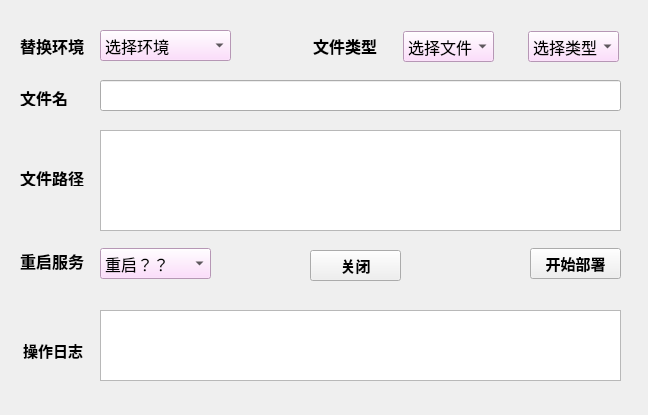
<?xml version="1.0" encoding="UTF-8"?>
<ui version="4.0">
 <class>Form</class>
 <widget class="QWidget" name="Form">
  <property name="geometry">
   <rect>
    <x>0</x>
    <y>0</y>
    <width>648</width>
    <height>415</height>
   </rect>
  </property>
  <property name="windowTitle">
   <string>Form</string>
  </property>
  <property name="windowIcon">
   <iconset>
    <normaloff>../22.jpg</normaloff>../22.jpg</iconset>
  </property>
  <property name="styleSheet">
   <string notr="true"/>
  </property>
  <widget class="QLabel" name="label_5">
   <property name="geometry">
    <rect>
     <x>20</x>
     <y>250</y>
     <width>81</width>
     <height>21</height>
    </rect>
   </property>
   <property name="font">
    <font>
     <pointsize>12</pointsize>
     <weight>75</weight>
     <bold>true</bold>
    </font>
   </property>
   <property name="text">
    <string>重启服务</string>
   </property>
  </widget>
  <widget class="QLineEdit" name="filename">
   <property name="geometry">
    <rect>
     <x>100</x>
     <y>80</y>
     <width>521</width>
     <height>31</height>
    </rect>
   </property>
  </widget>
  <widget class="QComboBox" name="filenumber">
   <property name="geometry">
    <rect>
     <x>403</x>
     <y>31</y>
     <width>91</width>
     <height>31</height>
    </rect>
   </property>
   <property name="font">
    <font>
     <pointsize>12</pointsize>
    </font>
   </property>
   <property name="styleSheet">
    <string notr="true">background-color: rgb(255, 212, 253);
selection-background-color: rgb(90, 112, 255);</string>
   </property>
   <item>
    <property name="text">
     <string>选择文件</string>
    </property>
   </item>
   <item>
    <property name="text">
     <string>单个文件</string>
    </property>
   </item>
   <item>
    <property name="text">
     <string>web.zip</string>
    </property>
   </item>
  </widget>
  <widget class="QLabel" name="label_2">
   <property name="geometry">
    <rect>
     <x>313</x>
     <y>35</y>
     <width>71</width>
     <height>21</height>
    </rect>
   </property>
   <property name="font">
    <font>
     <pointsize>12</pointsize>
     <weight>75</weight>
     <bold>true</bold>
    </font>
   </property>
   <property name="text">
    <string>文件类型</string>
   </property>
  </widget>
  <widget class="QLabel" name="label_3">
   <property name="geometry">
    <rect>
     <x>20</x>
     <y>90</y>
     <width>48</width>
     <height>16</height>
    </rect>
   </property>
   <property name="font">
    <font>
     <pointsize>12</pointsize>
     <weight>75</weight>
     <bold>true</bold>
    </font>
   </property>
   <property name="text">
    <string>文件名</string>
   </property>
  </widget>
  <widget class="QComboBox" name="restart">
   <property name="geometry">
    <rect>
     <x>100</x>
     <y>248</y>
     <width>111</width>
     <height>31</height>
    </rect>
   </property>
   <property name="font">
    <font>
     <family>Arial</family>
     <pointsize>12</pointsize>
    </font>
   </property>
   <property name="styleSheet">
    <string notr="true">background-color: rgb(255, 212, 253);
selection-background-color: rgb(90, 112, 255);</string>
   </property>
   <item>
    <property name="text">
     <string>重启？？</string>
    </property>
   </item>
   <item>
    <property name="text">
     <string>是</string>
    </property>
   </item>
   <item>
    <property name="text">
     <string>否</string>
    </property>
   </item>
  </widget>
  <widget class="QLabel" name="label">
   <property name="geometry">
    <rect>
     <x>20</x>
     <y>35</y>
     <width>81</width>
     <height>21</height>
    </rect>
   </property>
   <property name="font">
    <font>
     <pointsize>12</pointsize>
     <weight>75</weight>
     <bold>true</bold>
    </font>
   </property>
   <property name="text">
    <string>替换环境</string>
   </property>
  </widget>
  <widget class="QComboBox" name="filetype">
   <property name="geometry">
    <rect>
     <x>528</x>
     <y>31</y>
     <width>91</width>
     <height>31</height>
    </rect>
   </property>
   <property name="font">
    <font>
     <pointsize>12</pointsize>
    </font>
   </property>
   <property name="styleSheet">
    <string notr="true">background-color: rgb(255, 212, 253);
selection-background-color: rgb(90, 112, 255);</string>
   </property>
   <item>
    <property name="text">
     <string>选择类型</string>
    </property>
   </item>
   <item>
    <property name="text">
     <string>应用文件</string>
    </property>
   </item>
   <item>
    <property name="text">
     <string>平台文件</string>
    </property>
   </item>
  </widget>
  <widget class="QComboBox" name="environment">
   <property name="geometry">
    <rect>
     <x>100</x>
     <y>30</y>
     <width>131</width>
     <height>31</height>
    </rect>
   </property>
   <property name="font">
    <font>
     <pointsize>12</pointsize>
     <weight>50</weight>
     <bold>false</bold>
    </font>
   </property>
   <property name="acceptDrops">
    <bool>false</bool>
   </property>
   <property name="statusTip">
    <string>环境地址</string>
   </property>
   <property name="styleSheet">
    <string notr="true">background-color: rgb(255, 212, 253);
selection-background-color: rgb(90, 112, 255);

</string>
   </property>
   <property name="frame">
    <bool>true</bool>
   </property>
   <item>
    <property name="text">
     <string>选择环境</string>
    </property>
   </item>
   <item>
    <property name="text">
     <string>172.31.3.231</string>
    </property>
   </item>
   <item>
    <property name="text">
     <string>172.31.3.233</string>
    </property>
   </item>
  </widget>
  <widget class="QTextEdit" name="filepath">
   <property name="geometry">
    <rect>
     <x>100</x>
     <y>130</y>
     <width>521</width>
     <height>101</height>
    </rect>
   </property>
  </widget>
  <widget class="QLabel" name="label_4">
   <property name="geometry">
    <rect>
     <x>20</x>
     <y>170</y>
     <width>64</width>
     <height>16</height>
    </rect>
   </property>
   <property name="font">
    <font>
     <pointsize>12</pointsize>
     <weight>75</weight>
     <bold>true</bold>
    </font>
   </property>
   <property name="text">
    <string>文件路径</string>
   </property>
  </widget>
  <widget class="QPushButton" name="start">
   <property name="geometry">
    <rect>
     <x>530</x>
     <y>248</y>
     <width>91</width>
     <height>31</height>
    </rect>
   </property>
   <property name="font">
    <font>
     <pointsize>11</pointsize>
     <weight>75</weight>
     <bold>true</bold>
    </font>
   </property>
   <property name="text">
    <string>开始部署</string>
   </property>
  </widget>
  <widget class="QPushButton" name="pushButton">
   <property name="geometry">
    <rect>
     <x>310</x>
     <y>250</y>
     <width>91</width>
     <height>31</height>
    </rect>
   </property>
   <property name="font">
    <font>
     <pointsize>11</pointsize>
     <weight>75</weight>
     <bold>true</bold>
    </font>
   </property>
   <property name="text">
    <string>关闭</string>
   </property>
  </widget>
  <widget class="QTextEdit" name="log">
   <property name="geometry">
    <rect>
     <x>100</x>
     <y>310</y>
     <width>521</width>
     <height>71</height>
    </rect>
   </property>
  </widget>
  <widget class="QLabel" name="label_6">
   <property name="geometry">
    <rect>
     <x>23</x>
     <y>340</y>
     <width>61</width>
     <height>21</height>
    </rect>
   </property>
   <property name="font">
    <font>
     <family>Arial</family>
     <pointsize>11</pointsize>
     <weight>75</weight>
     <bold>true</bold>
    </font>
   </property>
   <property name="text">
    <string>操作日志</string>
   </property>
  </widget>
 </widget>
 <resources/>
 <connections>
  <connection>
   <sender>pushButton</sender>
   <signal>clicked()</signal>
   <receiver>Form</receiver>
   <slot>close()</slot>
   <hints>
    <hint type="sourcelabel">
     <x>350</x>
     <y>320</y>
    </hint>
    <hint type="destinationlabel">
     <x>423</x>
     <y>327</y>
    </hint>
   </hints>
  </connection>
 </connections>
</ui>
